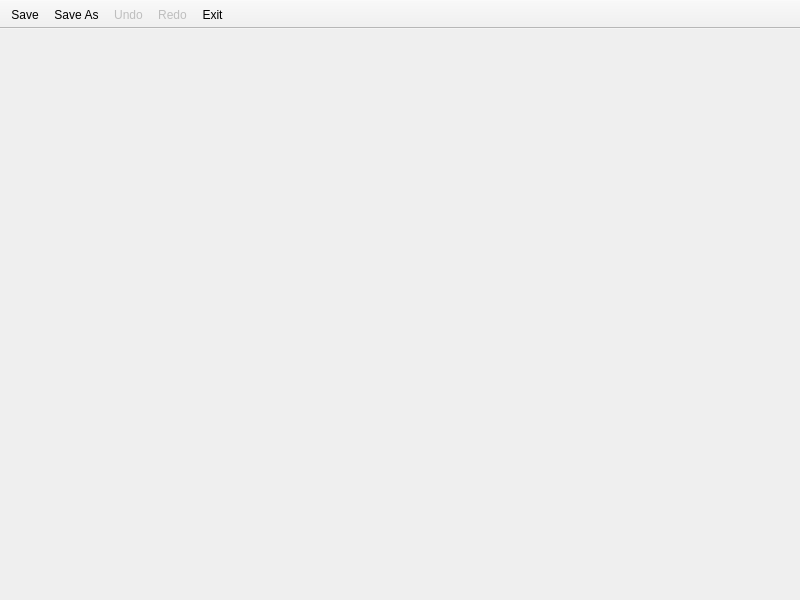
<?xml version="1.0" encoding="UTF-8"?>
<ui version="4.0">
 <class>modulePage</class>
 <widget class="QMainWindow" name="modulePage">
  <property name="geometry">
   <rect>
    <x>0</x>
    <y>0</y>
    <width>800</width>
    <height>600</height>
   </rect>
  </property>
  <widget class="QToolBar" name="toolBar">
   <property name="windowTitle">
    <string>File</string>
   </property>
   <property name="movable">
    <bool>false</bool>
   </property>
   <property name="floatable">
    <bool>false</bool>
   </property>
   <attribute name="toolBarArea">
    <enum>TopToolBarArea</enum>
   </attribute>
   <attribute name="toolBarBreak">
    <bool>false</bool>
   </attribute>
   <addaction name="save"/>
   <addaction name="saveAs"/>
   <addaction name="undo"/>
   <addaction name="redo"/>
   <addaction name="exit"/>
  </widget>
  <action name="save">
   <property name="text">
    <string>Save</string>
   </property>
   <property name="shortcut">
    <string>Ctrl+S</string>
   </property>
  </action>
  <action name="saveAs">
   <property name="text">
    <string>Save As</string>
   </property>
  </action>
  <action name="undo">
   <property name="enabled">
    <bool>false</bool>
   </property>
   <property name="text">
    <string>Undo</string>
   </property>
  </action>
  <action name="redo">
   <property name="enabled">
    <bool>false</bool>
   </property>
   <property name="text">
    <string>Redo</string>
   </property>
  </action>
  <action name="exit">
   <property name="text">
    <string>Exit</string>
   </property>
  </action>
 </widget>
 <resources/>
 <connections/>
</ui>
